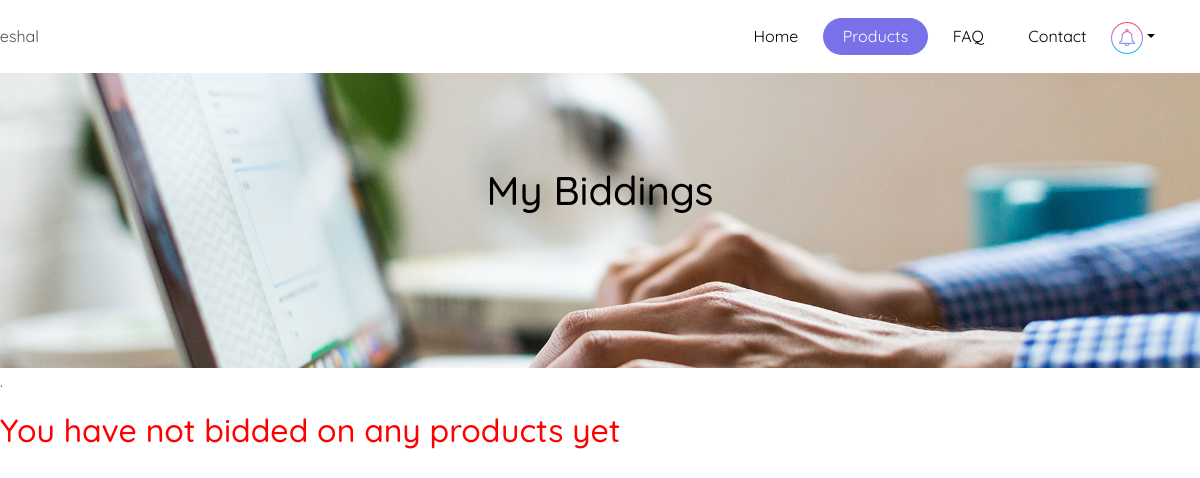
The page /MyBiddings.php (signed in) on the database as committed earlier.
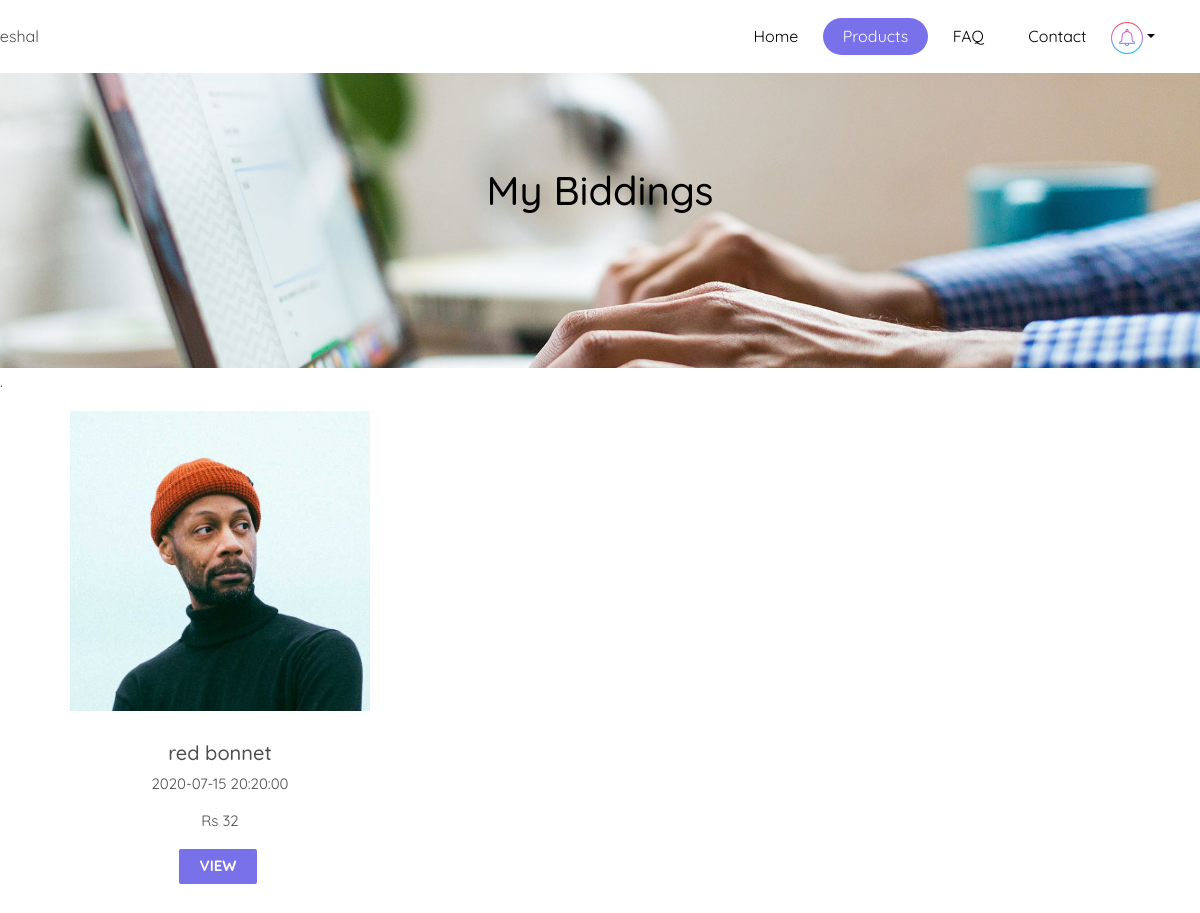
The same page on the database as committed later.
### tables this page shows
CREATE TABLE `ProductImage` (
  `imageId` int(11) NOT NULL,
  `prodId` int(11) NOT NULL,
  `imageName` varchar(200) NOT NULL
);

CREATE TABLE `Product` (
  `productId` int(11) NOT NULL,
  `name` varchar(20) NOT NULL,
  `description` text NOT NULL,
  `start_price` float NOT NULL,
  `feedback` text DEFAULT NULL,
  `is_sold` tinyint(1) NOT NULL DEFAULT 0,
  `category` varchar(30) NOT NULL,
  `start_time` timestamp NOT NULL DEFAULT current_timestamp() ON UPDATE current_timestamp(),
  `end_time` timestamp NOT NULL DEFAULT current_timestamp() ON UPDATE current_timestamp(),
  `duration` int(11) NOT NULL,
  `current_owner` varchar(15) NOT NULL
);

### MyBiddings.php (the view, shortened to what this page needs)
<?php
	$user=$_SESSION['username'];
	$search=$category=$query="";
?>
<html>
 <head>
    <link rel="stylesheet" href="css/bootstrap.min.css">
    <link rel="stylesheet" href="css/jquery-ui.css">
    <link rel="stylesheet" href="css/bootstrap-datepicker.css">
    <link rel="stylesheet" href="css/aos.css">
    <link rel="stylesheet" href="css/style.css">
    <link rel="stylesheet" href="includes/products.css">
</head>
<body>
	<div class="site-wrap">
		<header class="site-navbar py-2 bg-white" role="banner">
      <div class="container">
        <div class="row align-items-center">
          <div class="col-3">
            <nav class="site-navigation position-relative text-left " style="margin-left: -100px" role="navigation">
               <ul class="site-menu js-clone-nav ">
                <li class="has-children">
                  <span><?php echo $user?></span>
                </li>
                </ul>
              </nav>
          </div>
          <div class="col-9 ">
            <nav class="site-navigation position-relative text-right" role="navigation">
              <ul class="site-menu js-clone-nav mr-auto d-none d-lg-block">
                <li><a href="homepage.php?referer=login"><span>Home</span></a></li>
                <li class="active"><a href="ProductsNew.php?referer=login"><span>Products</span></a></li>
                <li><a href="faq.php?referer=login"><span>FAQ</span></a></li>
				<li><a href="ContactUs.php?referer=login"><span>Contact</span></a></li>
				<li class="dropdown">
                  <a href="#" class="dropdown-toggle" data-toggle="dropdown"><img src="images/notification.png"></a>
                  <?php
                  $query="SELECT notiffId,notiffDetails FROM Notifications WHERE username='$user'LIMIT 5 ";
                  ?>
                </li>
              </ul>
            </nav>
          </div>
        </div>
      </div>
    </header>
	<div class="background-image" style="background-image: url(includes/hero_1.jpg); "data-aos="fade">
		<div class="container">
			<p>.</p>
			<div class="row align-items-center justify-content-center text-center" style="min-height:325px;">
				<div class="col-md-10">
					<div class="row justify-content-center mb-4">
						<div class="col-md-8 text-center">
							<h1 style="color:black;" data-aos="fade-up" >My Biddings</h1>
						</div>
					</div>
				</div>
			</div>
		</div>
	</div>
<div>
<p>.</p>
		<?php
			require_once "includes/db_connect.php";
			if($search=="" && $category==""){
				$query = "SELECT p.productId, p.name, p.start_price, i.imageName, p.is_sold, p.category,p.start_time, p.end_time
						  FROM Product p, ProductImage i, Bidding b
						  where p.productId = i.prodId
						  AND p.productId = b.productId
						  AND b.username = '$user'
						  AND  p.is_sold = 0";
			  }
			$data  =$conn->query($query) ;
			$result = $data->fetchAll(PDO::FETCH_ASSOC);
			if($data->rowCount() > 0){
				echo "<div class=\"container\">";
      			echo "<div class=\"row\">";
				foreach($result as $output) {
					$name =  $output["name"];
					$end_time = $output["end_time"];
					$prodId = $output["productId"];
					$imageName = $output["imageName"];
					$currentPriceQuery = $conn->query("SELECT MAX(price_bidded) as price_bidded
															   FROM Bidding
															   WHERE productId = '$prodId'")->fetch();
					$currentPrice = $currentPriceQuery['price_bidded'];
					echo "
					<div class=\"col-lg-4 col-md-6 mb-5\">
					<div class=\"product-item\">
						<figure>
						<img src=\"http://localhost/Web-Assignment/images/$imageName\" alt=\"Image\" class=\"image-size\">
						</figure>
						<div class=\"px-4\">
							<h3>$name</h3>
							<p>$end_time</p>
							<p>Rs $currentPrice</p>
						</div>
						<div>
						<a href='details.php?id=".$output['productId']."' class=\"btn mr-1 rounded-3\">View</a>
						</div>
					</div>
					</div>
					";
				}
				echo "</div>";
      			echo "</div>";
			}
			else{
				echo "<h2 style=\"color : red;\">You have not bidded on any products yet</h2>";
			}
		?>
	</div>
	</div>
</body>
</html>

Rows that differ between the two databases and show on the page:
added productimage: imageName (picture), prodId.name "red bonnet", prodId.end_time "2020-07-15 20:20:00", currentPrice "32"
Other text that changed with them:
text no longer shown: "You have not bidded on any products yet"
